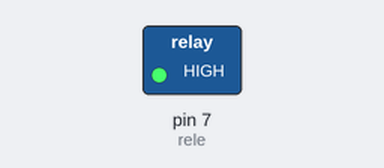
Bench run of a sketch on a simulated Arduino Uno, built with avr-gcc and run on an emulated ATmega328P. Shown: switched loads named in the sketch (green lamp = pin HIGH).

Above: at 2.5 s.
At 7.5 s:
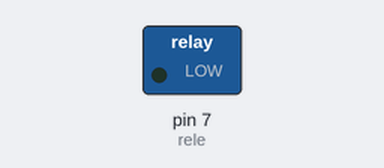
Timing chart, 0 to 13.0 s (numbered marks = the images above):
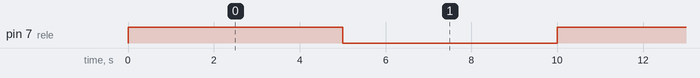

The sketch:

Aula7.ino
```cpp
/*Entender atuadores(Através do relé, é possivel que atravez de um pulso de baixa tensão
controlar um dispositivo de alta tensão)
Pratica: Ligar lampada através do relé
*/

int rele = 7;

void setup() {
  pinMode(rele, OUTPUT);
}

void loop() {
  digitalWrite(rele, HIGH); // liga
  delay(5000);

  digitalWrite(rele, LOW);  // desliga
  delay(5000);
}
```

Measured:
- by itself, pin 7 (rele): alternates HIGH for 5.0 s and LOW for 5.0 s
